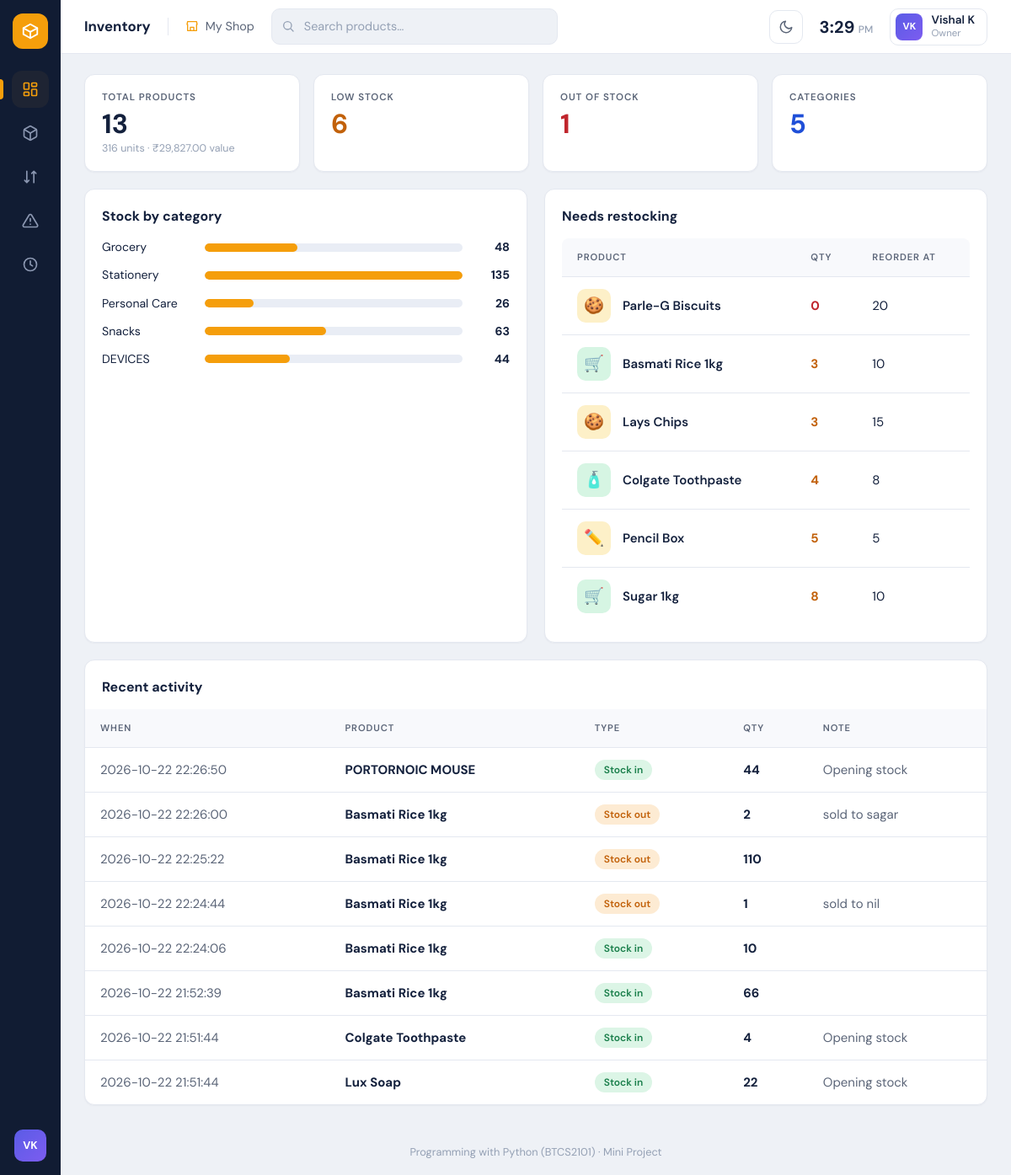
The page / on the database its author committed.
### tables this page shows
CREATE TABLE products (
                    id            INTEGER PRIMARY KEY AUTOINCREMENT,
                    name          TEXT    NOT NULL UNIQUE,
                    category      TEXT    NOT NULL DEFAULT 'General',
                    price         REAL    NOT NULL DEFAULT 0,
                    quantity      INTEGER NOT NULL DEFAULT 0,
                    reorder_level INTEGER NOT NULL DEFAULT 5,
                    created_at    TEXT    NOT NULL
                );

CREATE TABLE transactions (
                    id         INTEGER PRIMARY KEY AUTOINCREMENT,
                    product_id INTEGER NOT NULL,
                    kind       TEXT    NOT NULL CHECK (kind IN ('IN', 'OUT')),
                    quantity   INTEGER NOT NULL,
                    note       TEXT,
                    created_at TEXT    NOT NULL,
                    FOREIGN KEY (product_id) REFERENCES products(id)
                        ON DELETE CASCADE
                );

### app.py (the view)
@app.route("/")
def dashboard():
    return render_template(
        "dashboard.html",
        summary=manager.summary(),
        low_stock=manager.low_stock_products(),
        recent=manager.list_transactions(limit=8),
        by_category=manager.stock_by_category(),
    )

### inventory.py (called while the page is built)
    def _connect(self):
        conn = sqlite3.connect(self.db_path)
        conn.row_factory = sqlite3.Row          # rows behave like dictionaries
        conn.execute("PRAGMA foreign_keys = ON")
        return conn

    def list_products(self, search="", category=""):
        query = "SELECT * FROM products WHERE 1=1"
        params = []
        if search:
            query += " AND name LIKE ?"
            params.append(f"%{search.strip()}%")
        if category:
            query += " AND category = ?"
            params.append(category)
        query += " ORDER BY name COLLATE NOCASE"
        conn = self._connect()
        try:
            rows = conn.execute(query, params).fetchall()
        finally:
            conn.close()
        return [dict(r) for r in rows]

    def list_transactions(self, limit=None, product_id=None):
        query = (
            "SELECT t.*, p.name AS product_name FROM transactions t "
            "JOIN products p ON p.id = t.product_id"
        )
        params = []
        if product_id:
            query += " WHERE t.product_id = ?"
            params.append(product_id)
        query += " ORDER BY t.id DESC"
        if limit:
            query += " LIMIT ?"
            params.append(limit)
        conn = self._connect()
        try:
            rows = conn.execute(query, params).fetchall()
        finally:
            conn.close()
        return [dict(r) for r in rows]

    def low_stock_products(self):
        conn = self._connect()
        try:
            rows = conn.execute(
                "SELECT * FROM products WHERE quantity <= reorder_level "
                "ORDER BY quantity ASC, name"
            ).fetchall()
        finally:
            conn.close()
        return [dict(r) for r in rows]

    def summary(self):
        products = self.list_products()
        total_value = sum(p["price"] * p["quantity"] for p in products)
        out_of_stock = [p for p in products if p["quantity"] == 0]
        return {
            "total_products": len(products),
            "total_units": sum(p["quantity"] for p in products),
            "total_value": round(total_value, 2),
            "low_stock_count": len(self.low_stock_products()),
            "out_of_stock_count": len(out_of_stock),
            "categories": len({p["category"] for p in products}),   # a set
        }

### templates/dashboard.html (shortened to what this page needs)
{% extends "base.html" %}
{% from "macros.html" import product_tile, kind_badge %}
{% block content %}
<section class="stats">
  <div class="stat">
    <div class="label">Total products</div>
    <div class="value">{{ summary.total_products }}</div>
    <div class="hint">{{ summary.total_units }} units · ₹{{ "{:,.2f}".format(summary.total_value) }} value</div>
  </div>
  <div class="stat">
    <div class="label">Low stock</div>
    <div class="value orange">{{ summary.low_stock_count }}</div>
  </div>
  <div class="stat">
    <div class="label">Out of stock</div>
    <div class="value red">{{ summary.out_of_stock_count }}</div>
  </div>
  <div class="stat">
    <div class="label">Categories</div>
    <div class="value blue">{{ summary.categories }}</div>
  </div>
</section>
<div class="grid-2">
  <section class="panel">
    <h2>Stock by category</h2>
    {% if by_category %}
      {% set biggest = by_category.values()|max or 1 %}
      {% for name, units in by_category.items() %}
        <div class="bar-row">
          <span class="bar-label">{{ name }}</span>
          <div class="bar-track"><div class="bar-fill" style="width: {{ (units / biggest * 100)|round|int }}%"></div></div>
          <span class="bar-value">{{ units }}</span>
        </div>
      {% endfor %}
    {% else %}
      <p class="muted">No products yet. <a href="{{ url_for('add_product') }}">Add your first product</a>.</p>
    {% endif %}
  </section>
  <section class="panel">
    <h2>Needs restocking</h2>
    {% if low_stock %}
      <div class="table-wrap">
      <table>
        <thead><tr><th>Product</th><th>Qty</th><th>Reorder at</th></tr></thead>
        <tbody>
        {% for p in low_stock[:6] %}
        <tr>
          <td><a class="product-cell" href="{{ url_for('stock', product_id=p.id) }}" style="color:inherit">{{ product_tile(p.category) }}{{ p.name }}</a></td>
          <td><span class="num {{ 'red' if p.quantity == 0 else 'orange' }}">{{ p.quantity }}</span></td>
          <td>{{ p.reorder_level }}</td>
        </tr>
        {% endfor %}
        </tbody>
      </table>
      </div>
    {% else %}
      <p class="muted">Everything is well stocked.</p>
    {% endif %}
  </section>
</div>
<section class="panel flush">
  <div style="padding:20px 20px 0"><h2>Recent activity</h2></div>
  {% if recent %}
  <div class="table-wrap">
  <table>
    <thead><tr><th>When</th><th>Product</th><th>Type</th><th>Qty</th><th>Note</th></tr></thead>
    <tbody>
    {% for t in recent %}
    <tr>
      <td class="muted">{{ t.created_at }}</td>
      <td><strong>{{ t.product_name }}</strong></td>
      <td>{{ kind_badge(t) }}</td>
      <td class="num">{{ t.quantity }}</td>
      <td class="muted">{{ t.note }}</td>
    </tr>
    {% endfor %}
    </tbody>
  </table>
  </div>
  {% else %}
    <div class="empty">No activity yet.</div>
  {% endif %}
</section>
{% endblock %}

### templates/base.html (shortened to what this page needs)
{% set SHOP_NAME = "My Shop" %}
{% set USER_NAME = "Vishal K" %}
{% set USER_ROLE = "Owner" %}
<!DOCTYPE html>
<html lang="en">
<head>
  <link rel="stylesheet" href="{{ url_for('static', filename='style.css') }}">
</head>
<body>
  <aside class="sidebar">
    <a class="logo" href="{{ url_for('dashboard') }}" title="Dashboard">
      <svg viewBox="0 0 24 24" fill="none" stroke="currentColor" stroke-width="2" stroke-linecap="round" stroke-linejoin="round"><path d="M21 8l-9-5-9 5 9 5 9-5z"/><path d="M3 8v8l9 5 9-5V8"/><path d="M12 13v8"/></svg>
    </a>
    <a class="nav-link {{ 'active' if request.endpoint == 'dashboard' }}" href="{{ url_for('dashboard') }}" title="Dashboard">
    </a>
    <a class="nav-link {{ 'active' if request.endpoint in ('products','add_product','edit_product','import_csv') }}" href="{{ url_for('products') }}" title="Products">
      <svg viewBox="0 0 24 24" fill="none" stroke="currentColor" stroke-width="2" stroke-linecap="round" stroke-linejoin="round"><path d="M21 16V8a2 2 0 0 0-1-1.7l-7-4a2 2 0 0 0-2 0l-7 4A2 2 0 0 0 3 8v8a2 2 0 0 0 1 1.7l7 4a2 2 0 0 0 2 0l7-4a2 2 0 0 0 1-1.7z"/><path d="M3.3 7L12 12l8.7-5"/><path d="M12 22V12"/></svg>
    </a>
    <a class="nav-link {{ 'active' if request.endpoint == 'stock' }}" href="{{ url_for('stock') }}" title="Stock in / out">
      <svg viewBox="0 0 24 24" fill="none" stroke="currentColor" stroke-width="2" stroke-linecap="round" stroke-linejoin="round"><path d="M7 4v16M7 20l-3-3M7 20l3-3"/><path d="M17 20V4M17 4l-3 3M17 4l3 3"/></svg>
    </a>
    <a class="nav-link {{ 'active' if request.endpoint == 'low_stock' }}" href="{{ url_for('low_stock') }}" title="Low stock">
      <svg viewBox="0 0 24 24" fill="none" stroke="currentColor" stroke-width="2" stroke-linecap="round" stroke-linejoin="round"><path d="M10.3 3.9L1.8 18a2 2 0 0 0 1.7 3h17a2 2 0 0 0 1.7-3L13.7 3.9a2 2 0 0 0-3.4 0z"/><path d="M12 9v4M12 17h.01"/></svg>
    </a>
    <a class="nav-link {{ 'active' if request.endpoint == 'history' }}" href="{{ url_for('history') }}" title="History">
      <svg viewBox="0 0 24 24" fill="none" stroke="currentColor" stroke-width="2" stroke-linecap="round" stroke-linejoin="round"><circle cx="12" cy="12" r="9"/><path d="M12 7v5l3 2"/></svg>
    </a>
    <div class="avatar-sm" title="{{ USER_NAME }}">{{ USER_NAME[:1]|upper }}{{ (USER_NAME.split()[-1][:1] if USER_NAME.split()|length > 1 else '')|upper }}</div>
  </aside>
  <div class="main">
    <header class="topbar">
      <span class="title">Inventory</span>
      <span class="shop">
        <svg viewBox="0 0 24 24" fill="none" stroke="currentColor" stroke-width="2" stroke-linecap="round" stroke-linejoin="round"><path d="M3 9l1-5h16l1 5"/><path d="M4 9v11h16V9"/><path d="M9 20v-6h6v6"/></svg>
        {{ SHOP_NAME }}
      </span>
      <form class="top-search" action="{{ url_for('products') }}" method="get">
        <svg viewBox="0 0 24 24" fill="none" stroke="currentColor" stroke-width="2" stroke-linecap="round"><circle cx="11" cy="11" r="7"/><path d="M21 21l-4.3-4.3"/></svg>
        <input type="search" name="search" placeholder="Search products…" value="{{ request.args.get('search', '') }}">
      </form>
      <div class="top-right">
        <button type="button" class="theme-toggle" id="theme-toggle" title="Toggle dark mode" aria-label="Toggle dark mode">
          <svg class="icon-moon" viewBox="0 0 24 24" fill="none" stroke="currentColor" stroke-width="2" stroke-linecap="round" stroke-linejoin="round"><path d="M21 12.8A9 9 0 1 1 11.2 3a7 7 0 0 0 9.8 9.8z"/></svg>
        </button>
        <div class="clock"><span id="clock-time">--:--</span><small id="clock-ampm"></small></div>
        <div class="user-chip">
          <div class="avatar-sm">{{ USER_NAME[:1]|upper }}{{ (USER_NAME.split()[-1][:1] if USER_NAME.split()|length > 1 else '')|upper }}</div>
          <div class="who">
            <div class="name">{{ USER_NAME }}</div>
            <div class="role">{{ USER_ROLE }}</div>
          </div>
        </div>
      </div>
    </header>
    <main class="content">
      {% block content %}{% endblock %}
    </main>
    <footer class="footer">Programming with Python (BTCS2101) · Mini Project</footer>
  </div>
</body>
</html>

### templates/macros.html (shortened to what this page needs)
{% macro product_tile(category) -%}
  {%- set c = (category or '')|lower -%}
  {%- if 'drink' in c or 'beverage' in c %}<span class="tile t-blue">🥤</span>
  {%- elif 'snack' in c %}<span class="tile t-yellow">🍪</span>
  {%- elif 'grocer' in c %}<span class="tile t-green">🛒</span>
  {%- elif 'food' in c or 'bakery' in c %}<span class="tile t-pink">🥐</span>
  {%- elif 'station' in c %}<span class="tile t-yellow">✏️</span>
  {%- elif 'care' in c or 'beauty' in c %}<span class="tile t-green">🧴</span>
  {%- elif 'electr' in c %}<span class="tile t-blue">🔌</span>
  {%- else %}<span class="tile t-grey">📦</span>{% endif -%}
{%- endmacro %}
{% macro kind_badge(t) -%}
  <span class="badge {{ 'ok' if t.kind == 'IN' else 'warn' }}">{{ 'Stock in' if t.kind == 'IN' else 'Stock out' }}</span>
{%- endmacro %}

### rows shown on the page
products: category "Grocery", {{ (units / biggest * 100)|round|int }} 36 (drawn), units "48", name "Basmati Rice 1kg", quantity "3", reorder_level "10"
products: category "Stationery", {{ (units / biggest * 100)|round|int }} 100 (drawn), units "135"
products: category "Personal Care", {{ (units / biggest * 100)|round|int }} 19 (drawn), units "26", name "Colgate Toothpaste", quantity "4", reorder_level "8"
products: category "Snacks", {{ (units / biggest * 100)|round|int }} 47 (drawn), units "63", name "Lays Chips", quantity "3", reorder_level "15"
products: category "DEVICES", {{ (units / biggest * 100)|round|int }} 33 (drawn), quantity "44"
products: name "Parle-G Biscuits", quantity "0", reorder_level "20"
products: name "Pencil Box", quantity "5", reorder_level "5"
products: name "Sugar 1kg", quantity "8", reorder_level "10"
transactions: created_at "2026-10-22 22:26:50", product_name "PORTORNOIC MOUSE", kind "Stock in", quantity "44", note "Opening stock"
transactions: created_at "2026-10-22 22:26:00", product_name "Basmati Rice 1kg", kind "Stock out", quantity "2", note "sold to sagar"
transactions: created_at "2026-10-22 22:25:22", product_name "Basmati Rice 1kg", kind "Stock out", quantity "110"
transactions: created_at "2026-10-22 22:24:44", product_name "Basmati Rice 1kg", kind "Stock out", quantity "1", note "sold to nil"
transactions: created_at "2026-10-22 22:24:06", product_name "Basmati Rice 1kg", kind "Stock in", quantity "10"
transactions: created_at "2026-10-22 21:52:39", product_name "Basmati Rice 1kg", kind "Stock in", quantity "66"
transactions: created_at "2026-10-22 21:51:44", product_name "Colgate Toothpaste", kind "Stock in", quantity "4", note "Opening stock"
transactions: created_at "2026-10-22 21:51:44", product_name "Lux Soap", kind "Stock in", quantity "22", note "Opening stock"

### other values the page prints
{{ USER_NAME[:1]|upper }} "V"
{{ SHOP_NAME }} "My Shop"
{{ USER_NAME }} "Vishal K"
{{ USER_ROLE }} "Owner"
{{ summary.total_products }} "13"
{{ summary.total_units }} "316"
{{ "{:,.2f}".format(summary.total_value) }} "29,827.00"
{{ summary.low_stock_count }} "6"
{{ summary.out_of_stock_count }} "1"
{{ summary.categories }} "5"
